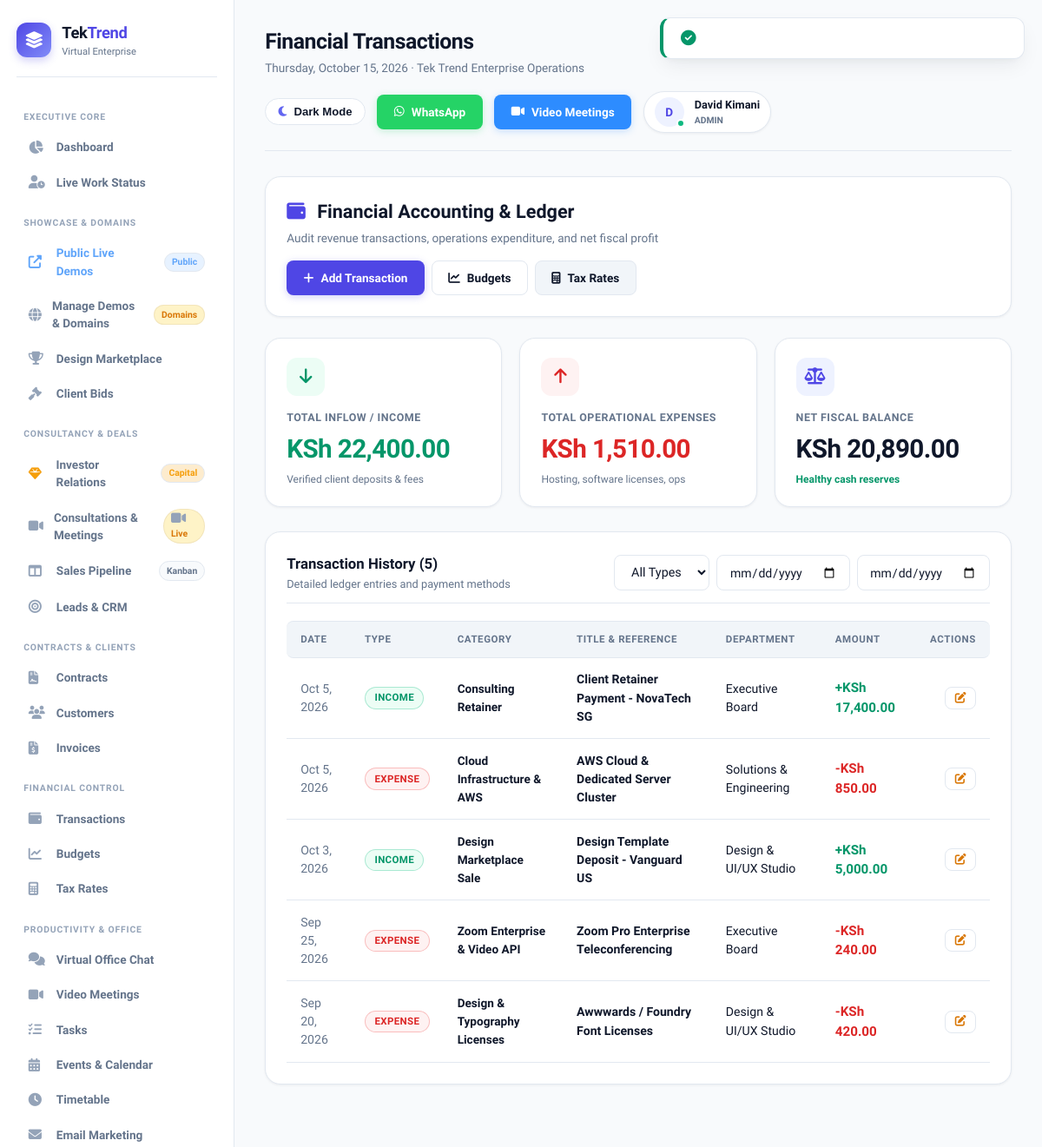
The page /public/finances (signed in) on the database as committed earlier.
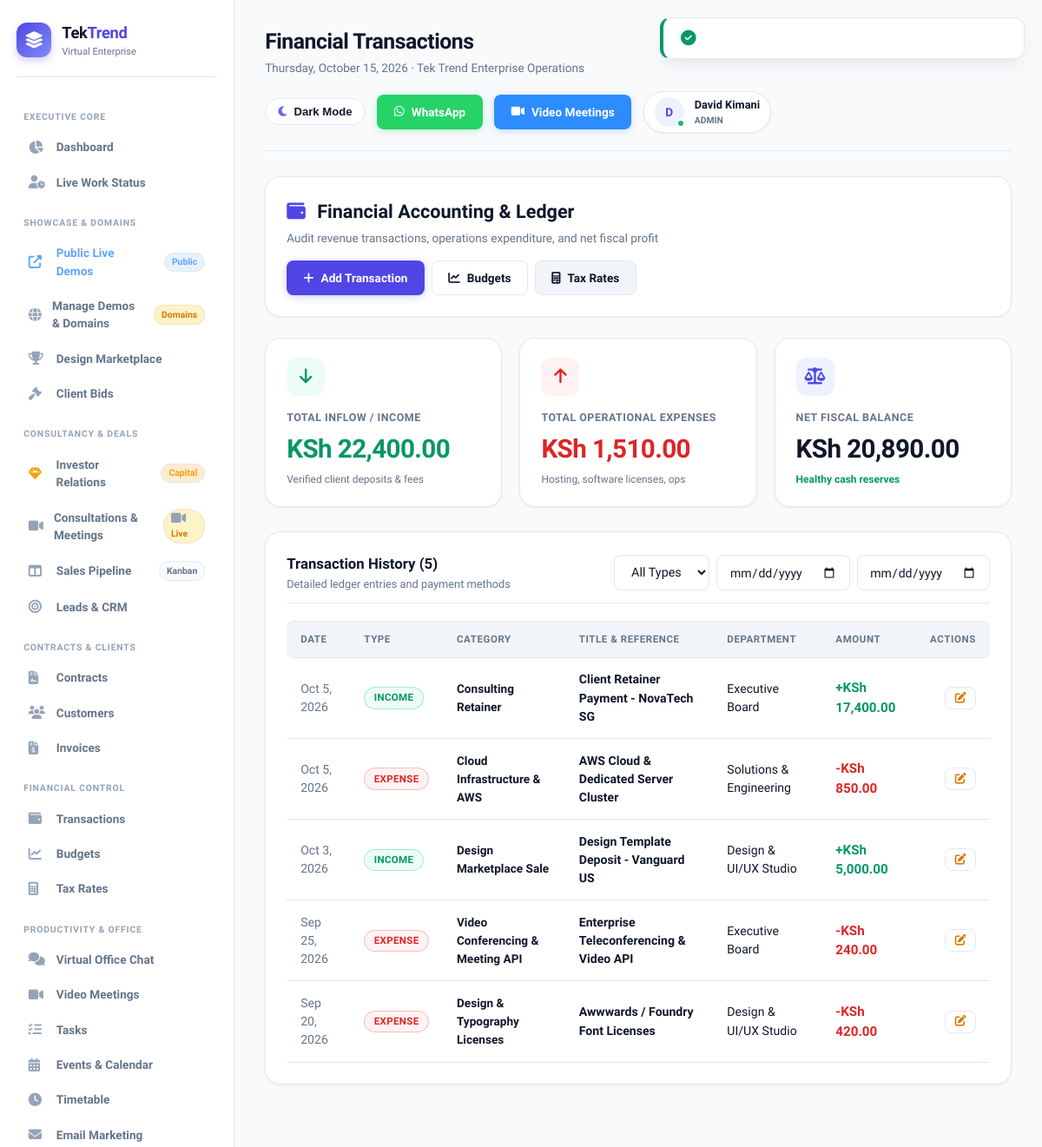
The same page on the database as committed later.
### tables this page shows
CREATE TABLE `finance_transactions` (
    `id` INT UNSIGNED NOT NULL AUTO_INCREMENT,
    `type` ENUM('income','expense','transfer','adjustment') NOT NULL,
    `category` VARCHAR(100) DEFAULT NULL,
    `department_id` INT UNSIGNED DEFAULT NULL,
    `customer_id` INT UNSIGNED DEFAULT NULL,
    `invoice_id` INT UNSIGNED DEFAULT NULL,
    `title` VARCHAR(255) NOT NULL,
    `description` TEXT,
    `amount` DECIMAL(12,2) NOT NULL,
    `tax_amount` DECIMAL(12,2) DEFAULT 0.00,
    `tax_rate_id` INT UNSIGNED DEFAULT NULL,
    `payment_method` ENUM('cash','bank','card','mobile','other') DEFAULT 'bank',
    `reference` VARCHAR(100) DEFAULT NULL,
    `transaction_date` DATE NOT NULL,
    `created_by` INT UNSIGNED DEFAULT NULL,
    `created_at` TIMESTAMP DEFAULT CURRENT_TIMESTAMP,
    `updated_at` TIMESTAMP DEFAULT CURRENT_TIMESTAMP ON UPDATE CURRENT_TIMESTAMP,
    PRIMARY KEY (`id`),
    KEY `type` (`type`),
    KEY `category` (`category`),
    KEY `department_id` (`department_id`),
    KEY `transaction_date` (`transaction_date`)
);

CREATE TABLE `departments` (
    `id` INT UNSIGNED NOT NULL AUTO_INCREMENT,
    `name` VARCHAR(100) NOT NULL,
    `slug` VARCHAR(100) NOT NULL,
    `description` TEXT,
    `head_id` INT UNSIGNED DEFAULT NULL,
    `color` VARCHAR(7) DEFAULT '#3b82f6',
    `status` ENUM('active','inactive') DEFAULT 'active',
    `created_at` TIMESTAMP DEFAULT CURRENT_TIMESTAMP,
    `updated_at` TIMESTAMP DEFAULT CURRENT_TIMESTAMP ON UPDATE CURRENT_TIMESTAMP,
    PRIMARY KEY (`id`),
    UNIQUE KEY `slug` (`slug`),
    KEY `head_id` (`head_id`)
);

### app/views/finances/index.php (the view, shortened to what the rows shown need)
<div class="card mb-4">
    <div style="display: flex; justify-content: space-between; align-items: center; flex-wrap: wrap; gap: 1rem;">
        <div>
            <h2 style="font-size: 1.35rem; font-weight: 800; color: var(--text-main); margin-bottom: 0.25rem;">
                <i class="fas fa-wallet" style="color: var(--primary); margin-right: 0.5rem;"></i> Financial Accounting & Ledger
            </h2>
            <p style="color: var(--text-muted); font-size: 0.85rem;">Audit revenue transactions, operations expenditure, and net fiscal profit</p>
        </div>
        <div style="display: flex; gap: 0.5rem; flex-wrap: wrap;">
            <a href="<?= eurl('/finances/create') ?>" class="btn btn-primary">
                <i class="fas fa-plus"></i> Add Transaction
            </a>
            <a href="<?= eurl('/budgets') ?>" class="btn btn-outline">
                <i class="fas fa-chart-line"></i> Budgets
            </a>
            <a href="<?= eurl('/taxes') ?>" class="btn btn-secondary">
                <i class="fas fa-calculator"></i> Tax Rates
            </a>
        </div>
    </div>
</div>
<div class="stats-grid">
    <div class="stat-card">
        <div class="stat-icon" style="background: var(--success-light); color: var(--success);">
            <i class="fas fa-arrow-down"></i>
        </div>
        <div class="label">Total Inflow / Income</div>
        <div class="value" style="color: var(--success);"><?= formatCurrency($income) ?></div>
        <div class="footer-text" style="color: var(--text-muted);">Verified client deposits & fees</div>
    </div>
    <div class="stat-card">
        <div class="stat-icon" style="background: var(--danger-light); color: var(--danger);">
            <i class="fas fa-arrow-up"></i>
        </div>
        <div class="label">Total Operational Expenses</div>
        <div class="value" style="color: var(--danger);"><?= formatCurrency($expenses) ?></div>
        <div class="footer-text" style="color: var(--text-muted);">Hosting, software licenses, ops</div>
    </div>
    <div class="stat-card">
        <div class="stat-icon" style="background: var(--primary-light); color: var(--primary);">
            <i class="fas fa-scale-balanced"></i>
        </div>
        <div class="label">Net Fiscal Balance</div>
        <div class="value" style="color: var(--text-main);"><?= formatCurrency($net) ?></div>
        <div class="footer-text" style="color: var(--success); font-weight: 700;">Healthy cash reserves</div>
    </div>
</div>
<div class="card">
    <div class="card-header">
        <div>
            <h3 class="card-title">Transaction History (<?= count($transactions) ?>)</h3>
            <p class="card-subtitle">Detailed ledger entries and payment methods</p>
        </div>
        <form method="GET" action="<?= eurl('/finances') ?>" style="display: flex; gap: 0.5rem; flex-wrap: wrap;">
            <select name="type" onchange="this.form.submit()" class="form-control" style="width: auto;">
                <option value="">All Types</option>
            </select>
            <input type="date" name="date_from" value="<?= sanitize($dateFrom ?? '') ?>" onchange="this.form.submit()" class="form-control" style="width: auto;">
            <input type="date" name="date_to" value="<?= sanitize($dateTo ?? '') ?>" onchange="this.form.submit()" class="form-control" style="width: auto;">
        </form>
    </div>
    <div class="table-responsive">
        <table class="table">
            <thead>
                <tr>
                    <th>Date</th>
                    <th>Type</th>
                    <th>Category</th>
                    <th>Title & Reference</th>
                    <th>Department</th>
                    <th>Amount</th>
                    <th style="text-align: right;">Actions</th>
                </tr>
            </thead>
            <tbody>
                <?php if (empty($transactions)): ?>
                    <tr>
                        <td colspan="7" style="text-align: center; padding: 2rem; color: var(--text-muted);">
                            No transactions recorded matching the selected timeframe.
                        </td>
                    </tr>
                <?php else: ?>
                    <?php foreach ($transactions as $t): ?>
                        <tr>
                            <td style="color: var(--text-muted);"><?= formatDate($t['transaction_date']) ?></td>
                            <td>
                                <span class="badge <?= $t['type'] === 'income' ? 'active' : 'inactive' ?>">
                                    <?= ucfirst(sanitize($t['type'])) ?>
                                </span>
                            </td>
                            <td><strong style="color: var(--text-main); font-size: 0.85rem;"><?= sanitize($t['category'] ?? 'General') ?></strong></td>
                            <td>
                                <div style="color: var(--text-main); font-weight: 600;"><?= sanitize($t['title']) ?></div>
                            </td>
                            <td><span style="color: var(--text-main);"><?= sanitize($t['department_name'] ?? 'Corporate') ?></span></td>
                            <td>
                                <strong style="color: <?= $t['type'] === 'income' ? 'var(--success)' : 'var(--danger)' ?>; font-size: 0.95rem;">
                                    <?= $t['type'] === 'income' ? '+' : '-' ?><?= formatCurrency($t['amount']) ?>
                                </strong>
                            </td>
                            <td style="text-align: right;">
                                <a href="<?= eurl('/finances/' . $t['id'] . '/edit') ?>" class="btn btn-outline" style="padding: 0.35rem 0.65rem; font-size: 0.8rem;" title="Edit">
                                    <i class="fas fa-edit" style="color: var(--accent);"></i>
                                </a>
                            </td>
                        </tr>
                    <?php endforeach; ?>
                <?php endif; ?>
            </tbody>
        </table>
    </div>
</div>

### app/core/Router.php (shortened to what the rows shown need)
<?php
class Router {
    private $routes = [];
    private function addRoute($method, $path, $handler, $middleware = []) {
        $this->routes[] = [
            'method'      => $method,
            'path'        => $path,
            'handler'     => $handler,
            'middleware'  => $middleware
        ];
    }
    public function dispatch() {
        $method = $_SERVER['REQUEST_METHOD'];
        $requestPath = parse_url($_SERVER['REQUEST_URI'], PHP_URL_PATH);
        $basePath = rtrim(str_replace(basename($_SERVER['SCRIPT_NAME']), '', $_SERVER['SCRIPT_NAME']), '/');
        if ($basePath && strpos($requestPath, $basePath) === 0) {
            $requestPath = substr($requestPath, strlen($basePath));
        }
        $requestPath = '/' . ltrim($requestPath, '/');
        foreach ($this->routes as $route) {
            if ($route['method'] !== 'ANY' && $route['method'] !== $method) {
                continue;
            }
            $pattern = preg_replace('#\{[^}]+\}#', '([^/]+)', $route['path']);
            $pattern = '#^' . $pattern . '$#';
            if (preg_match($pattern, $requestPath, $matches)) {
                $params = [];
                $this->executeHandler($route['handler'], $params);
                return;
            }
        }
    }
    private function executeHandler($handler, $params = []) {
        if (is_string($handler)) {
            $parts = explode('@', $handler);
            if (count($parts) === 2) {
                $controllerName = $parts[0];
                $methodName = $parts[1];
                if (class_exists($controllerName)) {
                    $controller = new $controllerName();
                    if (method_exists($controller, $methodName)) {
                        call_user_func_array([$controller, $methodName], $params);
                        return;
                    }
                }
            }
        }
    }
}

Rows that differ between the two databases and show on the page:
changed finance_transactions "KSh 240.00": category "Zoom Enterprise & Video API" → "Video Conferencing & Meeting API"; title "Zoom Pro Enterprise Teleconferencing" → "Enterprise Teleconferencing & Video API"
